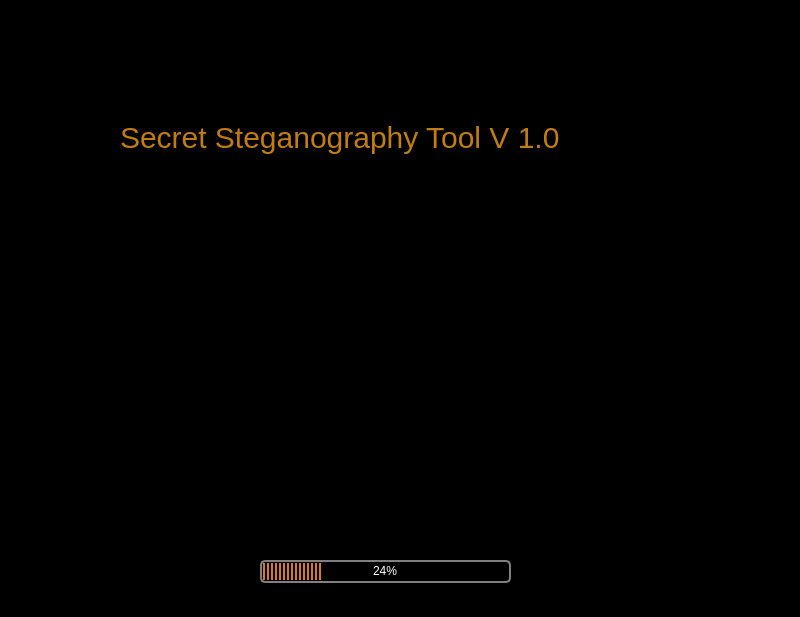
<?xml version="1.0" encoding="UTF-8"?>
<ui version="4.0">
 <class>MainWindow</class>
 <widget class="QMainWindow" name="MainWindow">
  <property name="geometry">
   <rect>
    <x>0</x>
    <y>0</y>
    <width>800</width>
    <height>617</height>
   </rect>
  </property>
  <property name="windowTitle">
   <string>MainWindow</string>
  </property>
  <property name="styleSheet">
   <string notr="true">background-color: rgb(0, 0, 0);</string>
  </property>
  <widget class="QWidget" name="centralwidget">
   <widget class="QProgressBar" name="progressBar">
    <property name="geometry">
     <rect>
      <x>260</x>
      <y>560</y>
      <width>251</width>
      <height>23</height>
     </rect>
    </property>
    <property name="styleSheet">
     <string notr="true">QProgressBar {
border: 2px solid grey;
border-radius: 5px;
text-align: center;
color: white
}
QProgressBar::chunk {
background: #d7801a;
width: 2.15px;
margin: 0.5px;
}</string>
    </property>
    <property name="value">
     <number>24</number>
    </property>
   </widget>
   <widget class="QWidget" name="">
    <property name="geometry">
     <rect>
      <x>120</x>
      <y>0</y>
      <width>538</width>
      <height>556</height>
     </rect>
    </property>
    <layout class="QVBoxLayout" name="verticalLayout">
     <item>
      <widget class="QLabel" name="label">
       <property name="font">
        <font>
         <pointsize>-1</pointsize>
        </font>
       </property>
       <property name="styleSheet">
        <string notr="true">color: rgb(193,125,17);
font-size: 30px;</string>
       </property>
       <property name="text">
        <string>Secret Steganography Tool V 1.0</string>
       </property>
      </widget>
     </item>
     <item>
      <widget class="QLabel" name="label_2">
       <property name="text">
        <string>&lt;html&gt;&lt;head/&gt;&lt;body&gt;&lt;p&gt;&lt;img src=&quot;:/newPrefix/photos/logo.png&quot;/&gt;&lt;/p&gt;&lt;/body&gt;&lt;/html&gt;</string>
       </property>
      </widget>
     </item>
    </layout>
   </widget>
  </widget>
  <widget class="QStatusBar" name="statusbar"/>
 </widget>
 <resources>
  <include location="WelcomeWindow.qrc"/>
 </resources>
 <connections/>
</ui>
